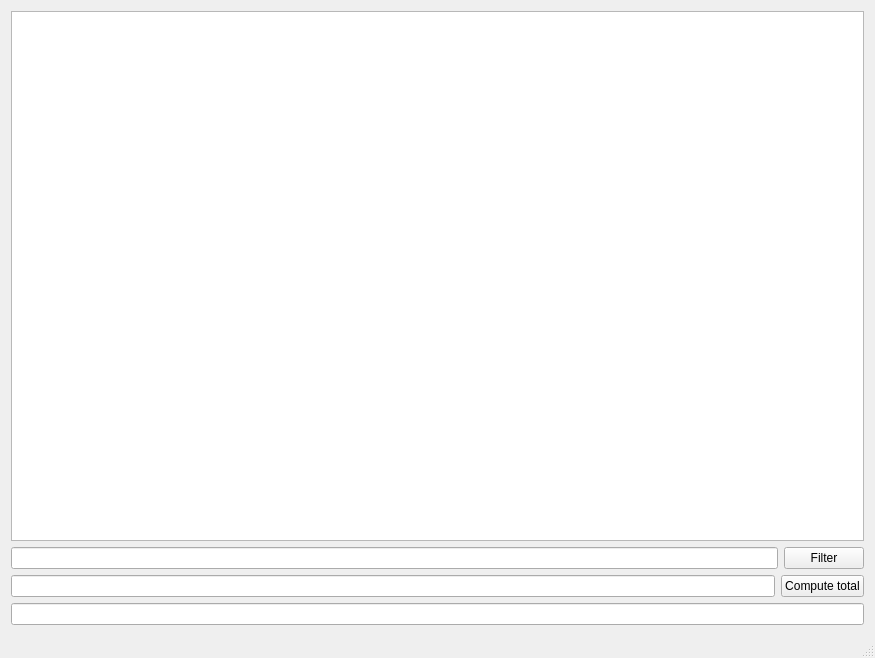
<?xml version="1.0" encoding="UTF-8"?>
<ui version="4.0">
 <class>QtGuiApplicationClass</class>
 <widget class="QMainWindow" name="QtGuiApplicationClass">
  <property name="geometry">
   <rect>
    <x>0</x>
    <y>0</y>
    <width>875</width>
    <height>658</height>
   </rect>
  </property>
  <property name="windowTitle">
   <string>QtGuiApplication</string>
  </property>
  <widget class="QWidget" name="centralWidget">
   <layout class="QHBoxLayout" name="horizontalLayout">
    <item>
     <layout class="QVBoxLayout" name="mainVerticalLayout">
      <item>
       <widget class="QListWidget" name="wheatherListWidget"/>
      </item>
      <item>
       <layout class="QHBoxLayout" name="filterHorizontalLayout">
        <item>
         <widget class="QLineEdit" name="filterLineEdit"/>
        </item>
        <item>
         <widget class="QPushButton" name="filterPushButton">
          <property name="text">
           <string>Filter</string>
          </property>
         </widget>
        </item>
       </layout>
      </item>
      <item>
       <layout class="QHBoxLayout" name="totalHorizontalLayout">
        <item>
         <widget class="QLineEdit" name="totalLineEdit"/>
        </item>
        <item>
         <widget class="QPushButton" name="totalPushButton">
          <property name="text">
           <string>Compute total</string>
          </property>
         </widget>
        </item>
       </layout>
      </item>
      <item>
       <widget class="QLineEdit" name="totalMessageLineEdit"/>
      </item>
     </layout>
    </item>
   </layout>
  </widget>
  <widget class="QStatusBar" name="statusBar"/>
 </widget>
 <layoutdefault spacing="6" margin="11"/>
 <resources>
  <include location="QtGuiApplication.qrc"/>
 </resources>
 <connections/>
</ui>
